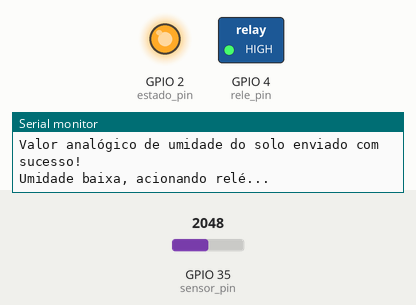
Simulated run of this sketch. Board: ESP32. On the bench: switched loads named in the sketch (green lamp = pin HIGH), output pins drawn as LEDs (lit = HIGH), the last lines printed to the serial monitor. Inputs (shaded band) come from the test bench; at power-on: GPIO 35 (sensor_pin) = 2048. WiFi joins after 1.5 s; servers stay silent unless stated; uploads are accepted with an empty reply.

Above: at 3.2 s.
3.3 s: GPIO 35 (sensor_pin) set to 1462
12.0 s: GPIO 35 (sensor_pin) set to 1336
At 20.2 s:
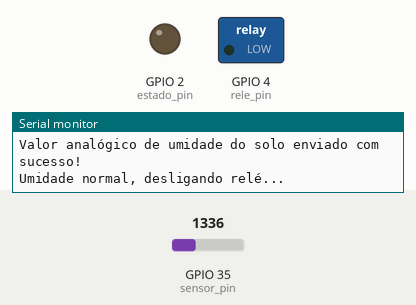
23.1 s: GPIO 35 (sensor_pin) set to 1440
At 24.4 s:
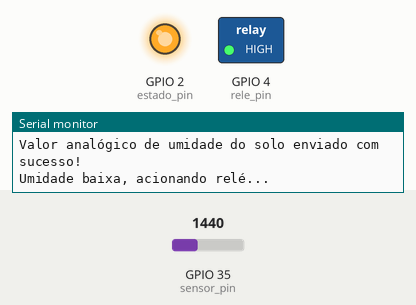
31.6 s: GPIO 35 (sensor_pin) set to 1360
At 33.5 s:
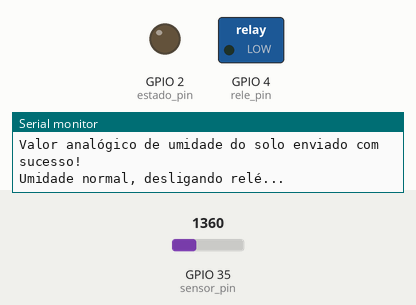
Timing chart, 0 to 35.0 s (numbered marks = the images above; inputs shaded):
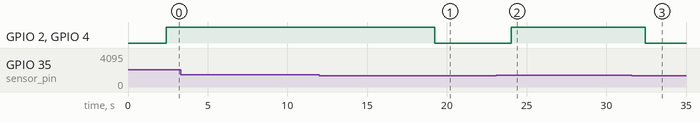

Measured:
- the behaviour switches between 1400 and 1399 on GPIO 35 (sensor_pin) (found by bisection; images 0 and 1)
- after the input at 12.0 s, GPIO 2 (estado_pin), GPIO 4 (rele_pin): HIGH → LOW after 7.2 s
- after the input at 23.1 s, GPIO 2 (estado_pin), GPIO 4 (rele_pin): LOW → HIGH after 0.94 s
- after the input at 31.6 s, GPIO 2 (estado_pin), GPIO 4 (rele_pin): HIGH → LOW after 0.85 s

The sketch:

regador_wifi_esp32.ino
```cpp
#include <WiFi.h>
#include <HTTPClient.h>
#include <ArduinoJson.h>

const char* ssid = "ELIAS VIVO 2.4G";  // SSID da sua rede Wi-Fi
const char* password = "lara1305";     // Senha da sua rede Wi-Fi
const char* server_ip = "44.206.253.220";
const int server_port = 4000;

const int sensor_pin = 35;  // Pino analógico onde o sensor de umidade do solo está conectado (GPIO 35 no ESP32)
const int rele_pin = 4;     // Pino digital onde o relé está conectado (GPIO 18 no ESP32)
const int estado_pin = 2;   // ve o estado da conequisao e o estato da bomba

const int limite_umidade_alta = 1400;  // Limite inferior para umidade alta (valor do ADC)

int valor_analogico = 0;  // Valor inicial da leitura analógica
bool vai_chover = false;  // Variável global para armazenar o resultado da função VaiChoverServidor()

void setup() {
  Serial.begin(115200);
  WiFi.begin(ssid, password);

  Serial.println("Conectando ao WiFi...");

  while (WiFi.status() != WL_CONNECTED) {
    Serial.println("Conectando...");

    digitalWrite(estado_pin, HIGH);
    delay(500);
    digitalWrite(estado_pin, LOW);
    delay(500);
  }

  Serial.println("Conectado ao WiFi com sucesso!");

  pinMode(rele_pin, OUTPUT);
  digitalWrite(rele_pin, LOW);
  pinMode(estado_pin, OUTPUT);
  pinMode(sensor_pin, INPUT);
}

void loop() {
  if (WiFi.status() == WL_CONNECTED) {
    Serial.println("Conectado ao WiFi com sucesso!");

    vai_chover = VaiChoverServidor();
    if (vai_chover == false) {
      // Ler a umidade do solo
      valor_analogico = lerUmidadeSolo();

      // Enviar leitura para o servidor
      enviarParaServidor(valor_analogico);

      controlarRele(valor_analogico);

      delay(2000);
    } else {
      digitalWrite(rele_pin, LOW);  // Desliga o relé
      digitalWrite(estado_pin, LOW);  // led para ver o status da bomba d'água

      // Ler a umidade do solo
      valor_analogico = lerUmidadeSolo();

      // Enviar leitura para o servidor
      enviarParaServidor(valor_analogico);

      delay(2000);
    }
  } else {
    Serial.println("Erro de conexão!! Talvez a internet caiu?");

    digitalWrite(rele_pin, LOW);  // Desliga o relé

    WiFi.begin(ssid, password);

    Serial.println("Conectando ao WiFi...");

    digitalWrite(estado_pin, HIGH);  // led para ver status de conexão
    delay(500);
    digitalWrite(estado_pin, LOW);   // led para ver status de conexão
    delay(500);
  }
}


int lerUmidadeSolo() {
  int valor_analogico = analogRead(sensor_pin);
  Serial.print("Valor analógico lido: ");
  Serial.println(valor_analogico);

  return valor_analogico;
}


void enviarParaServidor(int valor_analogico) {
  HTTPClient http;

  // Construir a URL
  String url = "http://" + String(server_ip) + ":" + String(server_port) + "/umidade";

  Serial.print("Enviando valor analógico de umidade do solo: ");
  Serial.println(valor_analogico);

  http.begin(url);                                                      // Iniciar conexão HTTP
  http.addHeader("Content-Type", "application/x-www-form-urlencoded");  // Adicionar cabeçalho para requisição POST

  // Enviar solicitação POST com dados no corpo
  String postData = "dados=" + String(valor_analogico);
  int httpCode = http.POST(postData);

  if (httpCode > 0) {
    // Verificar código de resposta
    if (httpCode == HTTP_CODE_OK) {
      Serial.println("Valor analógico de umidade do solo enviado com sucesso!");
    } else {
      Serial.print("Falha ao enviar valor analógico de umidade do solo. Código de erro HTTP: ");
      Serial.println(httpCode);
    }
  } else {
    Serial.print("Falha ao conectar ao servidor. Código de erro: ");
    Serial.println(http.errorToString(httpCode).c_str());
  }

  http.end();  // Fechar conexão HTTP
}


bool VaiChoverServidor() {
  HTTPClient http;

  String url = "http://" + String(server_ip) + ":" + String(server_port) + "/vai_chover";

  http.begin(url);

  int httpCode = http.GET();

  bool vai_chover = false;

  if (httpCode > 0) {
    String payload = http.getString();
    Serial.println("Resposta do servidor:");
    Serial.println(payload);

    DynamicJsonDocument doc(1024);
    deserializeJson(doc, payload);

    vai_chover = doc["vai_chover"].as<bool>();

    Serial.println("Vai chover: ");
    Serial.println(vai_chover);

  } else {
    Serial.print("Erro na requisição, código: ");
    Serial.println(httpCode);
  }

  http.end();

  return vai_chover;
}


void controlarRele(int valor_analogico) {
  // Considera-se umidade baixa quando a leitura do ADC está entre limite_umidade_alta e limite_umidade_baixa
  if (valor_analogico >= limite_umidade_alta) {
    Serial.println("Umidade baixa, acionando relé...");
    digitalWrite(rele_pin, HIGH);  // Liga o relé

    digitalWrite(estado_pin, HIGH);  // led para ver o status da bomba d'água

    delay(6000);
  } else {
    Serial.println("Umidade normal, desligando relé...");
    digitalWrite(rele_pin, LOW);  // Desliga o relé

    digitalWrite(estado_pin, LOW);  // led para ver o status da bomba d'água
  }
}
```
